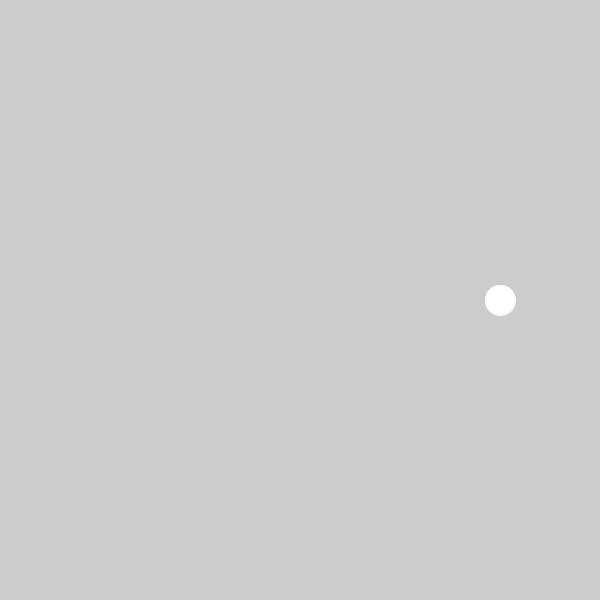
Frame 1 (no input)
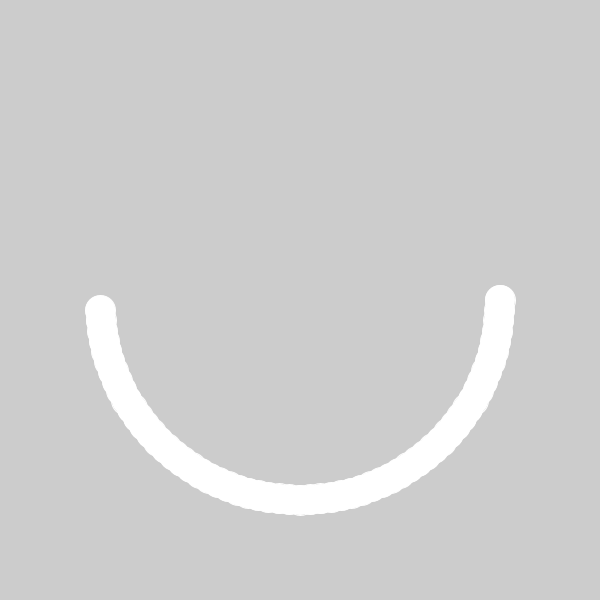
Frame 60 (the mouse pressed at the canvas centre just before this capture)
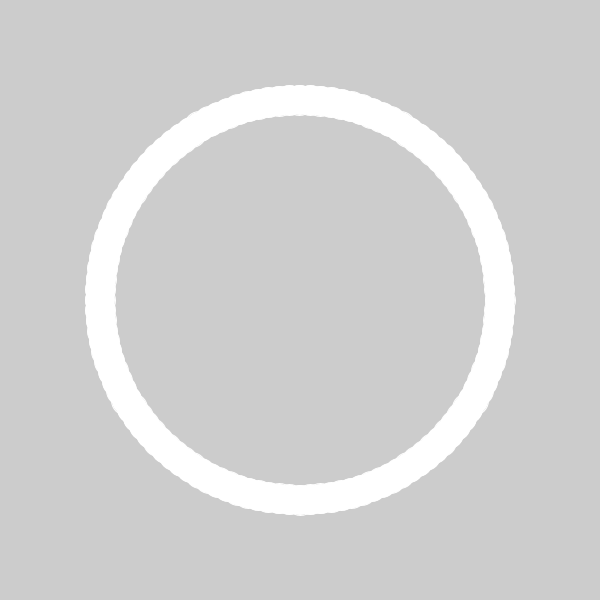
Frame 120 (the mouse held since frame 60 and released just before this capture)

The Processing sketch that drew these frames (run headless with seeded random() and noise(); from frame 60 on, the mouse is pressed at the canvas centre):

// Processing sketch: Circular_Motion
// ── Circular_Motion.pde
void setup()
{
  size(600,600);
  stroke(255);
}
float t=0,x,y, R=200, r=30;
void draw()
{
  translate(width/2, height/2);
  clear();
  x=R*cos(t);
  y=R*sin(t);
  ellipse(x,y,r,r);
  t=t+PI/60;
  
}
